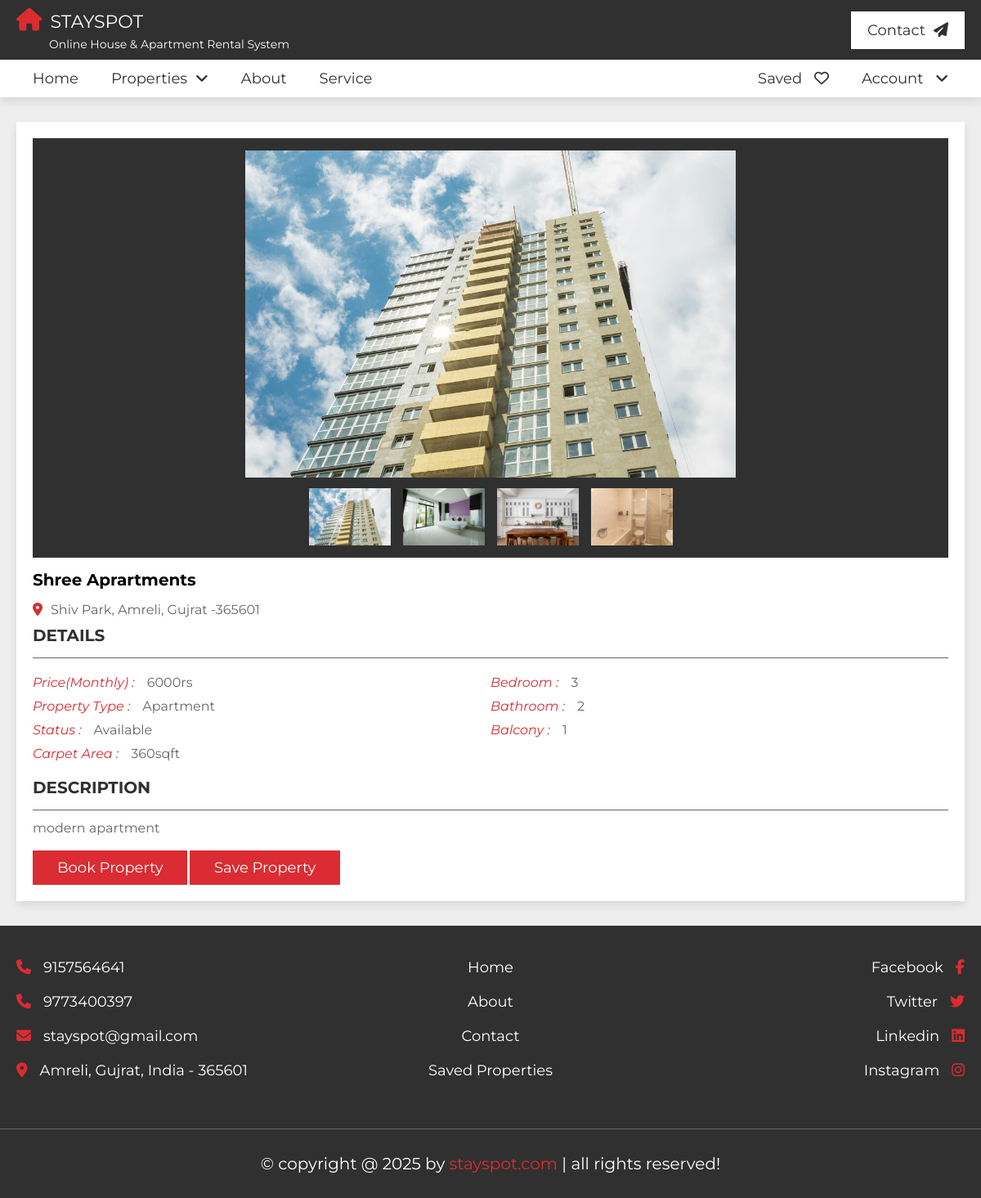
The page /design/view_property.php?id=5 on the database its author committed.
### tables this page shows
CREATE TABLE `property` (
  `property_id` int(30) NOT NULL,
  `name` varchar(255) NOT NULL,
  `address` varchar(255) NOT NULL,
  `type` enum('house','apartment') NOT NULL,
  `price` int(11) NOT NULL,
  `status` enum('available','rented') NOT NULL,
  `bedroom` int(11) NOT NULL,
  `bathroom` int(11) NOT NULL,
  `balcony` int(11) NOT NULL,
  `area` float NOT NULL,
  `description` text NOT NULL,
  `img1` varchar(255) NOT NULL,
  `img2` varchar(255) NOT NULL,
  `img3` varchar(255) NOT NULL,
  `img4` varchar(255) NOT NULL
);

### design/view_property.php (the view, shortened to what this page needs)
<?php
include "header.php";
?>
<section class="view-property">
   <?php
   $id = $_GET['id'];
   $result = mysqli_query($con, "SELECT * FROM property WHERE property_id = $id");
   while ($row = mysqli_fetch_assoc($result)) { ?>
   <div class="details">
      <div class="thumb">
         <div class="big-image">
            <img src="../admin/uploads/<?php echo $row['img1']; ?>" alt="">
         </div>
         <div class="small-images">
            <img src="../admin/uploads/<?php echo $row['img1']; ?>" alt="">
            <img src="../admin/uploads/<?php echo $row['img2']; ?>" alt="">
            <img src="../admin/uploads/<?php echo $row['img3']; ?>" alt="">
            <img src="../admin/uploads/<?php echo $row['img4']; ?>" alt="">
         </div>
      </div>
      <h3 class="name"><?php echo $row['name']; ?></h3>
      <p class="location"><i class="fas fa-map-marker-alt"></i><span><?php echo $row['address']; ?></span></p>
      <h3 class="title">Details</h3>
      <div class="flex">
         <div class="box">
            <p><i>Price(Monthly) :</i><span><?php echo $row['price']; ?>rs</span></p>
            <p><i>Property Type :</i><span><?php echo $row['type']; ?></span></p>
            <p><i>Status :</i><span><?php echo $row['status']; ?></span></p>
            <p><i>Carpet area :</i><span><?php echo $row['area']; ?>sqft</span></p>
         </div>
         <div class="box">
            <p><i>Bedroom :</i><span><?php echo $row['bedroom']; ?></span></p>
            <p><i>Bathroom :</i><span><?php echo $row['bathroom']; ?></span></p>
            <p><i>Balcony :</i><span><?php echo $row['balcony']; ?></span></p>
         </div>
      </div>
      <h3 class="title">Description</h3>
      <p class="description"><?php echo $row['description']; ?></p>
      <form action="" method="post">
         <?php if (isset($_SESSION['user_name'])) { ?>
                  <?php if($row['status'] == 'rented') { ?>
                  <?php } else { ?>
                     <input type="submit" value="book property" name="book" class="inline-btn">
                     <input type="submit" value="save property" name="save" class="inline-btn">
                  <?php } ?>
         <?php } else { ?>
            <input type="submit" value="book property" name="loginn" class="inline-btn">
            <input type="submit" value="save property" name="loginn" class="inline-btn">
         <?php } ?>
      </form>
   </div>
   <?php } ?>
</section>
<?php include "footer.php"; ?>

### design/css/style.css (style rules this page uses)
:root { --main-color:#DA2C32; --light-color:#666; --light-bg:#eee; --white:#fff; --black:#303030; --border:.1rem solid var(--light-color); --box-shodow:0 .5rem 1rem rgba(0,0,0,.1); }
* { font-family: 'Montserrat', sans-serif; margin: 0; padding: 0; box-sizing: border-box; outline: none; border: none; text-decoration: none; }
html { font-size: 62.5%; overflow-x: hidden; scroll-behavior: smooth; scroll-padding-top: 10rem; }
body { background-color: var(--light-bg); }
section { padding: 3rem 2rem; max-width: 1200px; margin: 0 auto; }
.btn, .inline-btn { margin-top: 1rem; padding: 1rem 3rem; background-color: var(--main-color); color: var(--white); cursor: pointer; text-align: center; font-size: 1.8rem; text-transform: capitalize; }
.inline-btn { display: inline-block; transition: all 0.5s ease; }
.view-property .details { background-color: var(--white); box-shadow: var(--box-shodow); padding: 2rem; overflow-x: hidden; text-transform: capitalize; }
.view-property .details .thumb { background-color: var(--black); padding: 1.5rem; margin-bottom: 1.5rem; }
.view-property .details .thumb .big-image img { height: 40rem; width: 100%; object-fit: contain; }
.view-property .details .thumb .small-images { display: flex; justify-content: center; gap: 1.5rem; padding-top: 1rem; flex-wrap: wrap; }
.view-property .details .thumb .small-images img { height: 7rem; width: 10rem; object-fit: cover; cursor: pointer; transition: .2s linear; }
.view-property .details .name { font-size: 2rem; text-overflow: ellipsis; overflow-x: hidden; margin-bottom: .5rem; }
.view-property .details .location { padding-top: 1rem; padding-bottom: 1rem; font-size: 1.6rem; color: var(--light-color); }
.view-property .details .location i { margin-right: 1rem; color: var(--main-color); }
.view-property .details .title { font-size: 2rem; color: var(--black); padding-bottom: 1.5rem; border-bottom: var(--border); }
.view-property .details .flex { margin: 1.5rem 0; display: flex; justify-content: space-between; flex-wrap: wrap; }
.view-property .details .flex .box { flex: 1 1 40rem; }
.view-property .details .flex .box p { padding: .5rem 0; font-size: 1.6rem; color: var(--light-color); }
.view-property .details .flex .box i { color: var(--main-color); margin-right: 1.5rem; }
.view-property .details .description { padding: .5rem 0; margin-top: .5rem; font-size: 1.6rem; color: var(--light-color); line-height: 1.5; text-transform: none; }
.title { font-size: 20px; color:#333; padding-bottom: 5px; text-transform: uppercase; }

### rows shown on the page
property: img1 (picture), img2 (picture), img3 (picture), img4 (picture), name "Shree Aprartments", address "Shiv Park, Amreli, Gujrat -365601", price "6000", type "Apartment", status "Available", area "360", bedroom "3", bathroom "2", balcony "1", description "modern apartment"
